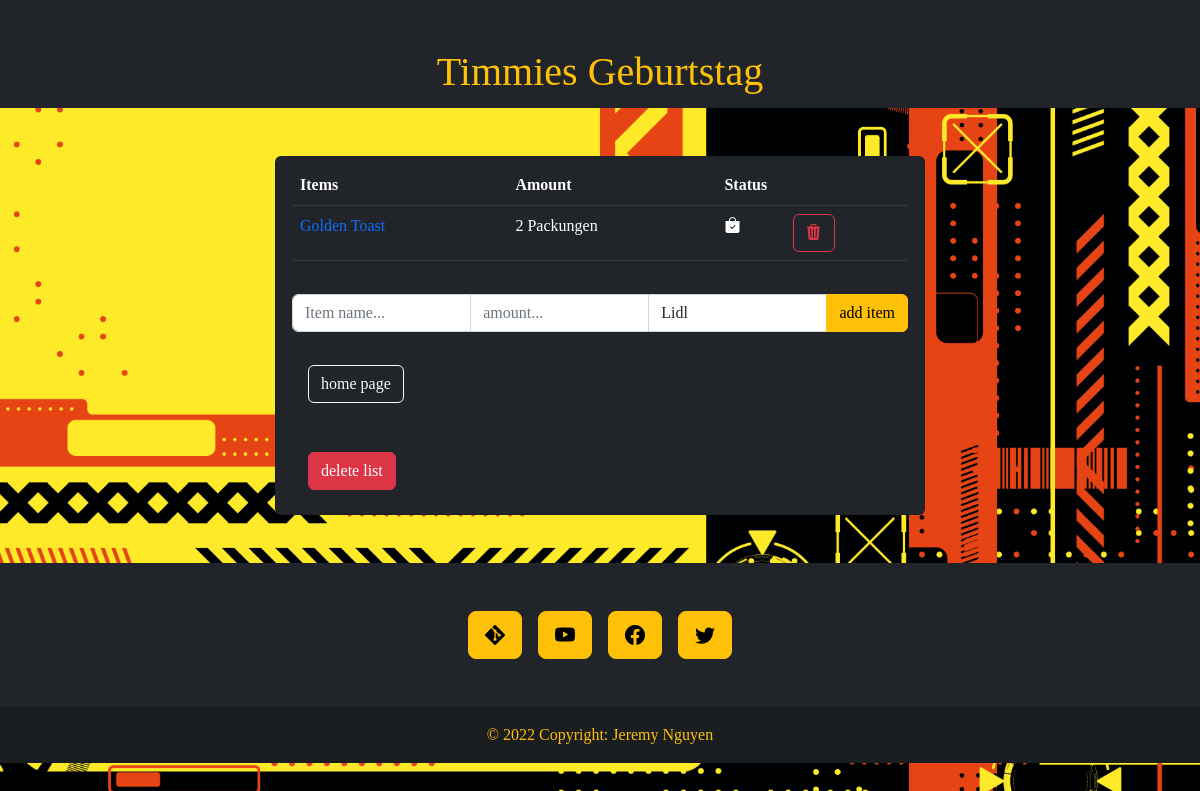
Screenshot of /shopping_list/detail_list/4 with the database file from the repository.
### shopping_list/models.py (models this page shows, shortened)
class List(models.Model):
    name = models.CharField(max_length=200)

class Item(models.Model):
    name = models.CharField(max_length=100)
    amount = models.CharField(max_length=100)
    status = models.BooleanField(default=False)
    shop = models.ForeignKey(to="Shop", on_delete=models.SET_NULL, null=True)
    list = models.ForeignKey(to="List", on_delete=models.CASCADE)

### shopping_list/views.py (the view)
# urls.py: path('detail_list/<int:list_id>', views.detail_list, name='detail_list'),
def detail_list(request,list_id):
    context = {}
    context["list"] = get_object_or_404(List, pk=list_id)
    context["items"] = Item.objects.filter(list=list_id)
    context["shops"] = Shop.objects.all() # Wird für die add_item shop selection benötigt
    return render(request, 'shopping_list/detail_list.html', context)

### shopping_list/templates/shopping_list/detail_list.html (shortened to what this page needs)
{% extends 'shopping_list/base.html' %}
{% load static %}
{% block content %}
<div class="container-fluid pt-5 pb-1 bg-dark text-warning text-center mb-5">
    <h1>{{list.name}}</h1>
</div>
<div class="d-flex justify-content-center">
    <div class="list-group" style="width: 650px;">
        <div class="list-group-item bg-dark">
            <table class="table table-dark table-hover">
                <tr>
                    <th>Items</th>
                    <th>Amount</th>
                    <th colspan="2">Status</th>
                </tr>
                {% if items %}
                {% for item in items %}
                <tr>
                    <td>
                        <a class="text-decoration-none" href="">{{item.name}}</a>
                    </td>
                    <td>{{item.amount}}</td>
                    {% if item.status == False %}
                    <td><i class="bi bi-bag-x-fill"></i></td>
                    {% else %}
                    <td><i class="bi bi-bag-check-fill"></i></i></td>
                    {% endif %}
                    <td><a class="btn btn-outline-danger"
                            href="{% url 'shopping_list:delete_item' item.id list.id %}"><i
                                class="bi bi-trash3-fill"></i></a></td>
                </tr>
                {% endfor %}
                {% else %}
                <tr>
                    <td colspan="3">
                        no items in this list...
                    </td>
                </tr>
                {% endif %}
            </table>
        </div>
        <div class="list-group-item bg-dark">
            <form action="{% url 'shopping_list:add_item' list.id%}" method="POST">
                <div class="input-group">
                    <input class="form-control" type="text" name="item_name" placeholder="Item name...">
                    <input class="form-control" type="text" name="item_amount" placeholder="amount...">
                    <select class="form-control" name="shop">
                        {% for shop in shops %}
                        <option value="{{shop.id}}">{{shop.name}}</option>
                        {% endfor %}
                    </select>
                    <input class="btn btn-warning ml-1" type="submit" value="add item">
                </div>
            </form>
        </div>
        <div class="list-group-item bg-dark">
            <div>
                <a href="{% url 'shopping_list:index' %}" class="btn btn-outline-light m-3">home page</a>
            </div>
        </div>
        <div class="list-group-item bg-dark">
            <div>
                <a href="{% url 'shopping_list:delete_list' list.id%}" class="btn btn-danger m-3">delete list</a>
            </div>
        </div>
    </div>
</div>
{% include 'shopping_list/footer.html' %}
{% endblock %}

### shopping_list/static/shopping_list/override.css (style rules this page uses)
body { background-image: url('shopping_list.jpg'); background-size:cover; background-position: center; background-attachment: fixed; background-repeat: no-repeat; font-family: Audiowide, 'Times New Roman', Times, serif; }

### rows the page displays
List: name "Timmies Geburtstag"
Item: name "Golden Toast", amount "2 Packungen", status True (drawn)

### other values shown
form field shop "Lidl"
